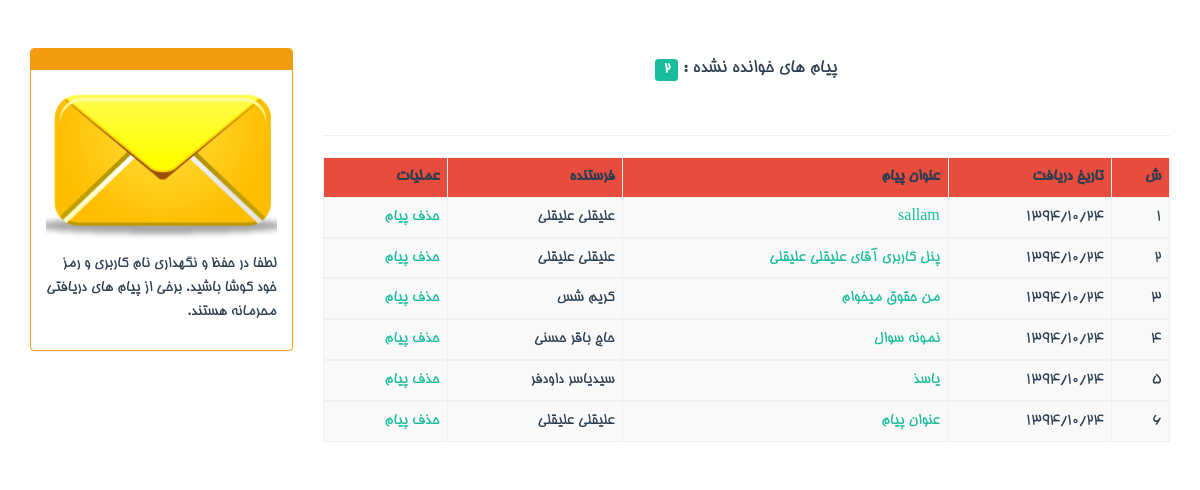
Page /admin/comments.php on the committed database.
### tables this page shows
CREATE TABLE `payam` (
  `id` int(11) NOT NULL,
  `from` varchar(255) NOT NULL,
  `to` varchar(255) NOT NULL,
  `title` varchar(255) NOT NULL,
  `matn` text NOT NULL,
  `status` varchar(10) NOT NULL,
  `date` varchar(255) NOT NULL
);

CREATE TABLE `teachers` (
  `id` int(11) NOT NULL,
  `fname` varchar(255) NOT NULL,
  `lname` varchar(255) NOT NULL,
  `ncode` varchar(255) NOT NULL,
  `age` varchar(255) NOT NULL,
  `tell` varchar(255) NOT NULL,
  `address` varchar(255) NOT NULL,
  `reshte` varchar(255) NOT NULL,
  `madrak` varchar(255) NOT NULL,
  `pic` varchar(255) NOT NULL,
  `username` varchar(255) NOT NULL,
  `password` varchar(255) NOT NULL
);

### admin/comments.php (the view, shortened to what this page needs)
<?php
include "../connect.php";
?>
<!doctype html>
<html>
<head>
<link rel="stylesheet" type="text/css" href="../css/style.css">
</head>
<body>
<div class="container"><br>
  <br>
  <div class="row">
    <div class="col-md-9">
          <?php
	  $query = "SELECT * FROM `payam` WHERE `to`='1' && `status`='1';";
	  $result=$db->query($query);
	  $i=0;
	  while($rows=$result->fetch_assoc()){
		  $i++;
	  }
	  echo "<h4 class='text-center'>پیام های خوانده نشده : <span class='label label-success'>".$i."</span></h4>";
	  ?>
      <br><hr>
      <table class="table table-striped tabled-hover table-bordered">
        <thead class="bg-danger">
          <tr>
            <th>ش</th>
            <th>تاریخ دریافت</th>
            <th>عنوان پیام</th>
            <th>فرستنده</th>
            <th>عملیات</th>
          </tr>
        </thead>
        <?php
  $mquery="SELECT * FROM `payam` WHERE `to` ='1' ORDER BY `id` DESC ";
  $mresult=$db->query($mquery);
  $i=+1;
  while($mrows=$mresult->fetch_assoc()){
	$query = "SELECT * FROM `teachers` WHERE `id`='".$mrows["from"]."'";
	$result = $db->query($query);
	$rows = $result->fetch_assoc();
	  echo "
	  	<tbody>
			<tr>
			<td>".$i."</td>
			<td>".$mrows["date"]."</td>
			<td><a href=show.php?id=".$mrows["id"].">".$mrows["title"]."</a></td>
			<td>".$rows["fname"]." ".$rows["lname"]."</td>
			<td><a href=dp.php?id=".$mrows["id"].">حذف پیام</a></td
			<tr align=center>";
			  $i++; "</tr>
		</tbody>
	  ";
  }
  ?>
      </table>
    </div>
    <div class="col-md-3">
      <div class="panel panel-warning">
        <div class="panel-heading"></div>
        <div class="panel-body">
          <p class="text-center"> <img src="../images/payam.png" width="256" class="img-responsive" /></p>
          <ul class="list-unstyled">
            <li>لطفا در حفظ و نگهداری نام کاربری و رمز خود کوشا باشید. برخی از پیام های دریافتی محرمانه هستند.</li>
          </ul>
        </div>
      </div>
    </div>
  </div>
</div>
</body>
</html>

### rows in the picture
payam: date "۱۳۹۴/۱۰/۲۴", title "sallam", teachers.fname "علیقلی", teachers.lname "علیقلی"
payam: date "۱۳۹۴/۱۰/۲۴", title "پنل کاربری آقای علیقلی علیقلی", teachers.fname "علیقلی", teachers.lname "علیقلی"
payam: date "۱۳۹۴/۱۰/۲۴", title "من حقوق میخوام", teachers.fname "کریم", teachers.lname "شس"
payam: date "۱۳۹۴/۱۰/۲۴", title "نمونه سوال", teachers.fname "حاج باقر", teachers.lname "حسنی"
payam: date "۱۳۹۴/۱۰/۲۴", title "یاسذ", teachers.fname "سیدیاسر", teachers.lname "داودفر"
payam: date "۱۳۹۴/۱۰/۲۴", title "عنوان پیام", teachers.fname "علیقلی", teachers.lname "علیقلی"

### other values in the picture
$i "2"
